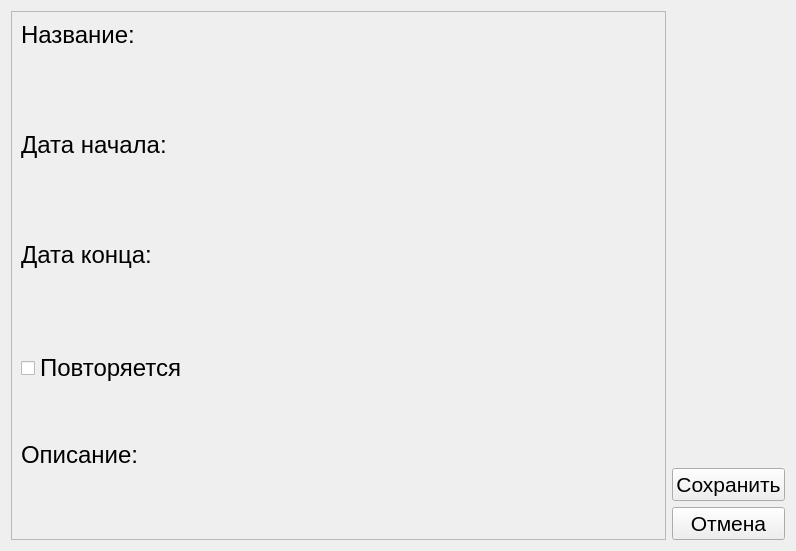
<?xml version="1.0" encoding="UTF-8"?>
<ui version="4.0">
 <class>ViewEvent</class>
 <widget class="QDialog" name="ViewEvent">
  <property name="geometry">
   <rect>
    <x>0</x>
    <y>0</y>
    <width>796</width>
    <height>551</height>
   </rect>
  </property>
  <property name="windowTitle">
   <string>Просмотр События</string>
  </property>
  <property name="windowIcon">
   <iconset resource="assets/res.qrc">
    <normaloff>:/window-icons/bell.png</normaloff>:/window-icons/bell.png</iconset>
  </property>
  <layout class="QHBoxLayout" name="horizontalLayout">
   <item>
    <layout class="QHBoxLayout" name="horizontalLayout_13">
     <item>
      <widget class="QScrollArea" name="scrollArea">
       <property name="minimumSize">
        <size>
         <width>500</width>
         <height>0</height>
        </size>
       </property>
       <property name="horizontalScrollBarPolicy">
        <enum>Qt::ScrollBarAlwaysOff</enum>
       </property>
       <property name="widgetResizable">
        <bool>true</bool>
       </property>
       <widget class="QWidget" name="scrollAreaWidgetContents">
        <property name="geometry">
         <rect>
          <x>0</x>
          <y>0</y>
          <width>656</width>
          <height>529</height>
         </rect>
        </property>
        <property name="sizePolicy">
         <sizepolicy hsizetype="Preferred" vsizetype="Preferred">
          <horstretch>0</horstretch>
          <verstretch>0</verstretch>
         </sizepolicy>
        </property>
        <layout class="QVBoxLayout" name="verticalLayout_2">
         <item>
          <widget class="QLabel" name="label">
           <property name="sizePolicy">
            <sizepolicy hsizetype="Preferred" vsizetype="Maximum">
             <horstretch>0</horstretch>
             <verstretch>0</verstretch>
            </sizepolicy>
           </property>
           <property name="font">
            <font>
             <pointsize>18</pointsize>
             <weight>50</weight>
             <bold>false</bold>
            </font>
           </property>
           <property name="text">
            <string>Название:</string>
           </property>
          </widget>
         </item>
         <item>
          <layout class="QHBoxLayout" name="horizontalLayout_11">
           <property name="leftMargin">
            <number>0</number>
           </property>
           <property name="topMargin">
            <number>0</number>
           </property>
           <item>
            <widget class="EditableLine" name="Name" native="true">
             <property name="sizePolicy">
              <sizepolicy hsizetype="Minimum" vsizetype="Preferred">
               <horstretch>0</horstretch>
               <verstretch>0</verstretch>
              </sizepolicy>
             </property>
             <property name="minimumSize">
              <size>
               <width>150</width>
               <height>0</height>
              </size>
             </property>
            </widget>
           </item>
           <item>
            <spacer name="horizontalSpacer_5">
             <property name="orientation">
              <enum>Qt::Horizontal</enum>
             </property>
             <property name="sizeHint" stdset="0">
              <size>
               <width>40</width>
               <height>20</height>
              </size>
             </property>
            </spacer>
           </item>
          </layout>
         </item>
         <item>
          <spacer name="verticalSpacer_2">
           <property name="orientation">
            <enum>Qt::Vertical</enum>
           </property>
           <property name="sizeType">
            <enum>QSizePolicy::Preferred</enum>
           </property>
           <property name="sizeHint" stdset="0">
            <size>
             <width>0</width>
             <height>50</height>
            </size>
           </property>
          </spacer>
         </item>
         <item>
          <widget class="QLabel" name="label_6">
           <property name="sizePolicy">
            <sizepolicy hsizetype="Preferred" vsizetype="Maximum">
             <horstretch>0</horstretch>
             <verstretch>0</verstretch>
            </sizepolicy>
           </property>
           <property name="font">
            <font>
             <pointsize>18</pointsize>
             <weight>50</weight>
             <bold>false</bold>
            </font>
           </property>
           <property name="text">
            <string>Дата начала:</string>
           </property>
          </widget>
         </item>
         <item>
          <layout class="QHBoxLayout" name="horizontalLayout_6">
           <property name="leftMargin">
            <number>0</number>
           </property>
           <property name="topMargin">
            <number>0</number>
           </property>
           <item>
            <widget class="EditableDate" name="BeginsOnDate" native="true">
             <property name="minimumSize">
              <size>
               <width>150</width>
               <height>0</height>
              </size>
             </property>
            </widget>
           </item>
           <item>
            <spacer name="horizontalSpacer_2">
             <property name="orientation">
              <enum>Qt::Horizontal</enum>
             </property>
             <property name="sizeHint" stdset="0">
              <size>
               <width>40</width>
               <height>20</height>
              </size>
             </property>
            </spacer>
           </item>
          </layout>
         </item>
         <item>
          <spacer name="verticalSpacer_3">
           <property name="orientation">
            <enum>Qt::Vertical</enum>
           </property>
           <property name="sizeType">
            <enum>QSizePolicy::Preferred</enum>
           </property>
           <property name="sizeHint" stdset="0">
            <size>
             <width>0</width>
             <height>50</height>
            </size>
           </property>
          </spacer>
         </item>
         <item>
          <widget class="QLabel" name="label_7">
           <property name="sizePolicy">
            <sizepolicy hsizetype="Preferred" vsizetype="Maximum">
             <horstretch>0</horstretch>
             <verstretch>0</verstretch>
            </sizepolicy>
           </property>
           <property name="font">
            <font>
             <pointsize>18</pointsize>
             <weight>50</weight>
             <bold>false</bold>
            </font>
           </property>
           <property name="text">
            <string>Дата конца:</string>
           </property>
          </widget>
         </item>
         <item>
          <layout class="QHBoxLayout" name="horizontalLayout_7">
           <property name="leftMargin">
            <number>0</number>
           </property>
           <property name="topMargin">
            <number>0</number>
           </property>
           <item>
            <widget class="EditableDate" name="EndsOnDate" native="true">
             <property name="minimumSize">
              <size>
               <width>150</width>
               <height>0</height>
              </size>
             </property>
            </widget>
           </item>
           <item>
            <spacer name="horizontalSpacer_3">
             <property name="orientation">
              <enum>Qt::Horizontal</enum>
             </property>
             <property name="sizeHint" stdset="0">
              <size>
               <width>40</width>
               <height>20</height>
              </size>
             </property>
            </spacer>
           </item>
          </layout>
         </item>
         <item>
          <spacer name="verticalSpacer_5">
           <property name="orientation">
            <enum>Qt::Vertical</enum>
           </property>
           <property name="sizeType">
            <enum>QSizePolicy::Preferred</enum>
           </property>
           <property name="sizeHint" stdset="0">
            <size>
             <width>0</width>
             <height>50</height>
            </size>
           </property>
          </spacer>
         </item>
         <item>
          <layout class="QHBoxLayout" name="horizontalLayout_14">
           <property name="leftMargin">
            <number>0</number>
           </property>
           <property name="topMargin">
            <number>0</number>
           </property>
           <item>
            <widget class="QCheckBox" name="isRecurring">
             <property name="font">
              <font>
               <pointsize>18</pointsize>
              </font>
             </property>
             <property name="text">
              <string>Повторяется</string>
             </property>
            </widget>
           </item>
           <item>
            <spacer name="horizontalSpacer_6">
             <property name="orientation">
              <enum>Qt::Horizontal</enum>
             </property>
             <property name="sizeHint" stdset="0">
              <size>
               <width>40</width>
               <height>20</height>
              </size>
             </property>
            </spacer>
           </item>
          </layout>
         </item>
         <item>
          <spacer name="verticalSpacer_4">
           <property name="orientation">
            <enum>Qt::Vertical</enum>
           </property>
           <property name="sizeType">
            <enum>QSizePolicy::Preferred</enum>
           </property>
           <property name="sizeHint" stdset="0">
            <size>
             <width>0</width>
             <height>50</height>
            </size>
           </property>
          </spacer>
         </item>
         <item>
          <widget class="QLabel" name="label_8">
           <property name="sizePolicy">
            <sizepolicy hsizetype="Preferred" vsizetype="Maximum">
             <horstretch>0</horstretch>
             <verstretch>0</verstretch>
            </sizepolicy>
           </property>
           <property name="font">
            <font>
             <pointsize>18</pointsize>
             <weight>50</weight>
             <bold>false</bold>
            </font>
           </property>
           <property name="text">
            <string>Описание:</string>
           </property>
          </widget>
         </item>
         <item>
          <widget class="EditableText" name="Description" native="true">
           <property name="sizePolicy">
            <sizepolicy hsizetype="Minimum" vsizetype="Expanding">
             <horstretch>0</horstretch>
             <verstretch>0</verstretch>
            </sizepolicy>
           </property>
           <property name="maximumSize">
            <size>
             <width>16777215</width>
             <height>16777215</height>
            </size>
           </property>
          </widget>
         </item>
        </layout>
       </widget>
      </widget>
     </item>
     <item>
      <layout class="QVBoxLayout" name="verticalLayout_3">
       <item>
        <spacer name="verticalSpacer">
         <property name="orientation">
          <enum>Qt::Vertical</enum>
         </property>
         <property name="sizeHint" stdset="0">
          <size>
           <width>20</width>
           <height>40</height>
          </size>
         </property>
        </spacer>
       </item>
       <item>
        <widget class="QPushButton" name="save">
         <property name="font">
          <font>
           <pointsize>16</pointsize>
          </font>
         </property>
         <property name="focusPolicy">
          <enum>Qt::NoFocus</enum>
         </property>
         <property name="text">
          <string>Сохранить</string>
         </property>
        </widget>
       </item>
       <item>
        <widget class="QPushButton" name="cansel">
         <property name="font">
          <font>
           <pointsize>16</pointsize>
          </font>
         </property>
         <property name="focusPolicy">
          <enum>Qt::NoFocus</enum>
         </property>
         <property name="text">
          <string>Отмена</string>
         </property>
        </widget>
       </item>
      </layout>
     </item>
    </layout>
   </item>
  </layout>
 </widget>
 <customwidgets>
  <customwidget>
   <class>EditableLine</class>
   <extends>QWidget</extends>
   <header location="global">EditableLine.h</header>
   <container>1</container>
  </customwidget>
  <customwidget>
   <class>EditableDate</class>
   <extends>QWidget</extends>
   <header>EditableDate.h</header>
   <container>1</container>
  </customwidget>
  <customwidget>
   <class>EditableText</class>
   <extends>QWidget</extends>
   <header>EditableText.h</header>
   <container>1</container>
  </customwidget>
 </customwidgets>
 <resources>
  <include location="assets/res.qrc"/>
 </resources>
 <connections/>
</ui>
